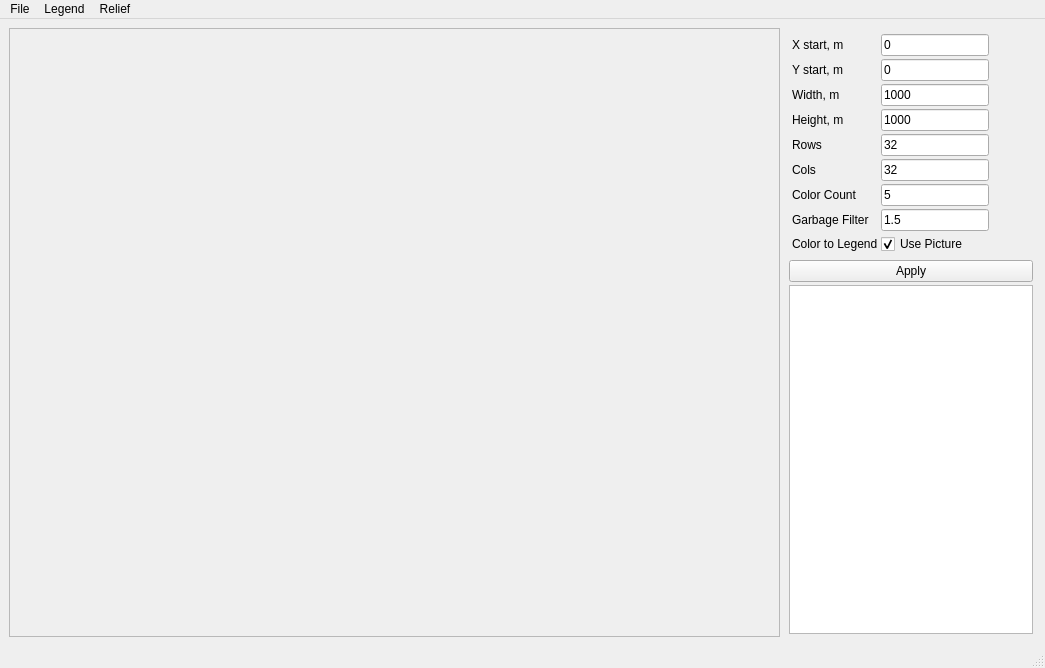
<?xml version="1.0" encoding="UTF-8"?>
<ui version="4.0">
 <class>FormRelief</class>
 <widget class="QMainWindow" name="FormRelief">
  <property name="geometry">
   <rect>
    <x>0</x>
    <y>0</y>
    <width>1045</width>
    <height>668</height>
   </rect>
  </property>
  <property name="windowTitle">
   <string>Relief Creator</string>
  </property>
  <widget class="QWidget" name="centralwidget">
   <layout class="QHBoxLayout" name="horizontalLayout">
    <item>
     <widget class="QScrollArea" name="scrollImageArea">
      <property name="minimumSize">
       <size>
        <width>500</width>
        <height>0</height>
       </size>
      </property>
      <property name="widgetResizable">
       <bool>false</bool>
      </property>
      <widget class="QWidget" name="scrollAreaWidgetContents">
       <property name="geometry">
        <rect>
         <x>0</x>
         <y>0</y>
         <width>598</width>
         <height>481</height>
        </rect>
       </property>
      </widget>
     </widget>
    </item>
    <item>
     <widget class="QWidget" name="widget" native="true">
      <property name="minimumSize">
       <size>
        <width>250</width>
        <height>0</height>
       </size>
      </property>
      <property name="maximumSize">
       <size>
        <width>250</width>
        <height>16777215</height>
       </size>
      </property>
      <layout class="QVBoxLayout" name="verticalLayout_2">
       <property name="spacing">
        <number>0</number>
       </property>
       <property name="leftMargin">
        <number>0</number>
       </property>
       <property name="topMargin">
        <number>0</number>
       </property>
       <property name="rightMargin">
        <number>0</number>
       </property>
       <property name="bottomMargin">
        <number>0</number>
       </property>
       <item>
        <layout class="QVBoxLayout" name="verticalLayout">
         <property name="spacing">
          <number>3</number>
         </property>
         <property name="sizeConstraint">
          <enum>QLayout::SetDefaultConstraint</enum>
         </property>
         <property name="leftMargin">
          <number>3</number>
         </property>
         <property name="topMargin">
          <number>3</number>
         </property>
         <property name="rightMargin">
          <number>3</number>
         </property>
         <property name="bottomMargin">
          <number>3</number>
         </property>
         <item>
          <layout class="QFormLayout" name="formLayout">
           <property name="sizeConstraint">
            <enum>QLayout::SetDefaultConstraint</enum>
           </property>
           <property name="fieldGrowthPolicy">
            <enum>QFormLayout::FieldsStayAtSizeHint</enum>
           </property>
           <property name="leftMargin">
            <number>3</number>
           </property>
           <property name="topMargin">
            <number>3</number>
           </property>
           <property name="rightMargin">
            <number>3</number>
           </property>
           <property name="bottomMargin">
            <number>3</number>
           </property>
           <item row="2" column="0">
            <widget class="QLabel" name="label">
             <property name="text">
              <string>Width, m</string>
             </property>
            </widget>
           </item>
           <item row="3" column="0">
            <widget class="QLabel" name="label_2">
             <property name="text">
              <string>Height, m</string>
             </property>
            </widget>
           </item>
           <item row="4" column="0">
            <widget class="QLabel" name="label_3">
             <property name="text">
              <string>Rows</string>
             </property>
            </widget>
           </item>
           <item row="5" column="0">
            <widget class="QLabel" name="label_4">
             <property name="text">
              <string>Cols</string>
             </property>
            </widget>
           </item>
           <item row="2" column="1">
            <widget class="QLineEdit" name="EditWidth">
             <property name="maximumSize">
              <size>
               <width>150</width>
               <height>16777215</height>
              </size>
             </property>
             <property name="text">
              <string>1000</string>
             </property>
            </widget>
           </item>
           <item row="3" column="1">
            <widget class="QLineEdit" name="EditHeight">
             <property name="maximumSize">
              <size>
               <width>150</width>
               <height>16777215</height>
              </size>
             </property>
             <property name="text">
              <string>1000</string>
             </property>
            </widget>
           </item>
           <item row="4" column="1">
            <widget class="QLineEdit" name="EditRowCount">
             <property name="maximumSize">
              <size>
               <width>150</width>
               <height>16777215</height>
              </size>
             </property>
             <property name="text">
              <string>32</string>
             </property>
            </widget>
           </item>
           <item row="5" column="1">
            <widget class="QLineEdit" name="EditColCount">
             <property name="maximumSize">
              <size>
               <width>150</width>
               <height>16777215</height>
              </size>
             </property>
             <property name="text">
              <string>32</string>
             </property>
            </widget>
           </item>
           <item row="6" column="1">
            <widget class="QLineEdit" name="EditColorCount">
             <property name="maximumSize">
              <size>
               <width>150</width>
               <height>16777215</height>
              </size>
             </property>
             <property name="text">
              <string>5</string>
             </property>
            </widget>
           </item>
           <item row="6" column="0">
            <widget class="QLabel" name="label_5">
             <property name="text">
              <string>Color Count</string>
             </property>
            </widget>
           </item>
           <item row="7" column="0">
            <widget class="QLabel" name="label_6">
             <property name="text">
              <string>Garbage Filter </string>
             </property>
            </widget>
           </item>
           <item row="7" column="1">
            <widget class="QLineEdit" name="EditGarbageFilter">
             <property name="text">
              <string>1.5</string>
             </property>
            </widget>
           </item>
           <item row="8" column="0">
            <widget class="QLabel" name="label_7">
             <property name="text">
              <string>Color to Legend</string>
             </property>
            </widget>
           </item>
           <item row="8" column="1">
            <widget class="QCheckBox" name="chbColorToLegend">
             <property name="text">
              <string>Use Picture</string>
             </property>
             <property name="checked">
              <bool>true</bool>
             </property>
            </widget>
           </item>
           <item row="0" column="0">
            <widget class="QLabel" name="label_8">
             <property name="text">
              <string>X start, m</string>
             </property>
            </widget>
           </item>
           <item row="1" column="0">
            <widget class="QLabel" name="label_9">
             <property name="text">
              <string>Y start, m</string>
             </property>
            </widget>
           </item>
           <item row="0" column="1">
            <widget class="QLineEdit" name="EditXStart">
             <property name="text">
              <string>0</string>
             </property>
            </widget>
           </item>
           <item row="1" column="1">
            <widget class="QLineEdit" name="EditYStart">
             <property name="text">
              <string>0</string>
             </property>
            </widget>
           </item>
          </layout>
         </item>
         <item>
          <widget class="QPushButton" name="btnApply">
           <property name="enabled">
            <bool>true</bool>
           </property>
           <property name="maximumSize">
            <size>
             <width>16777215</width>
             <height>16777215</height>
            </size>
           </property>
           <property name="text">
            <string>Apply</string>
           </property>
          </widget>
         </item>
         <item>
          <widget class="QTableWidget" name="tableColors">
           <property name="maximumSize">
            <size>
             <width>16777215</width>
             <height>16777215</height>
            </size>
           </property>
           <property name="selectionMode">
            <enum>QAbstractItemView::SingleSelection</enum>
           </property>
           <property name="selectionBehavior">
            <enum>QAbstractItemView::SelectRows</enum>
           </property>
           <attribute name="horizontalHeaderVisible">
            <bool>false</bool>
           </attribute>
           <attribute name="horizontalHeaderDefaultSectionSize">
            <number>90</number>
           </attribute>
           <attribute name="verticalHeaderVisible">
            <bool>false</bool>
           </attribute>
           <column>
            <property name="text">
             <string>Color</string>
            </property>
           </column>
           <column>
            <property name="text">
             <string>Z, m</string>
            </property>
           </column>
          </widget>
         </item>
        </layout>
       </item>
      </layout>
     </widget>
    </item>
   </layout>
  </widget>
  <widget class="QMenuBar" name="menubar">
   <property name="geometry">
    <rect>
     <x>0</x>
     <y>0</y>
     <width>1045</width>
     <height>21</height>
    </rect>
   </property>
   <widget class="QMenu" name="menuFile">
    <property name="title">
     <string>File</string>
    </property>
    <addaction name="actionFile_Open_Image"/>
    <addaction name="actionFile_Open_Relief"/>
    <addaction name="separator"/>
    <addaction name="actionFile_Save_Legend_As"/>
    <addaction name="actionFile_Load_Legend"/>
    <addaction name="separator"/>
    <addaction name="actionFile_Close"/>
   </widget>
   <widget class="QMenu" name="menuRelief">
    <property name="title">
     <string>Relief</string>
    </property>
    <addaction name="separator"/>
    <addaction name="actionRelief_Calc_Discrete_Img"/>
    <addaction name="separator"/>
    <addaction name="actionRelief_Calc_Relief_And_Save_As"/>
    <addaction name="actionRelief_Undo"/>
    <addaction name="actionRelief_Redo"/>
   </widget>
   <widget class="QMenu" name="menuLegend">
    <property name="title">
     <string>Legend</string>
    </property>
    <addaction name="actionLegend_Undo"/>
    <addaction name="actionLegend_Redo"/>
   </widget>
   <addaction name="menuFile"/>
   <addaction name="menuLegend"/>
   <addaction name="menuRelief"/>
  </widget>
  <widget class="QStatusBar" name="statusbar"/>
  <action name="actionFile_Open_Image">
   <property name="text">
    <string>Open Image...</string>
   </property>
   <property name="shortcut">
    <string>Ctrl+O</string>
   </property>
  </action>
  <action name="actionFile_Close">
   <property name="text">
    <string>Close</string>
   </property>
  </action>
  <action name="actionRelief_Calc_Discrete_Img">
   <property name="enabled">
    <bool>false</bool>
   </property>
   <property name="text">
    <string>Calc Discrete Img</string>
   </property>
   <property name="toolTip">
    <string>Calc Discrete Img</string>
   </property>
  </action>
  <action name="actionFile_Save_Legend_As">
   <property name="text">
    <string>Save Legend As...</string>
   </property>
  </action>
  <action name="actionFile_Load_Legend">
   <property name="text">
    <string>Load Legend</string>
   </property>
  </action>
  <action name="actionRelief_Calc_Relief_And_Save_As">
   <property name="enabled">
    <bool>false</bool>
   </property>
   <property name="text">
    <string>Calc Relief And Save As...</string>
   </property>
   <property name="toolTip">
    <string>Calc Relief And Save As...</string>
   </property>
  </action>
  <action name="actionFile_Open_Relief">
   <property name="text">
    <string>Open Relief...</string>
   </property>
   <property name="shortcut">
    <string>Ctrl+Shift+O</string>
   </property>
  </action>
  <action name="actionEdit_Undo">
   <property name="text">
    <string>Undo</string>
   </property>
   <property name="shortcut">
    <string>Ctrl+Z</string>
   </property>
  </action>
  <action name="actionEdit_Redo">
   <property name="text">
    <string>Redo</string>
   </property>
   <property name="shortcut">
    <string>Ctrl+Y</string>
   </property>
  </action>
  <action name="actionRelief_Undo">
   <property name="text">
    <string>Undo</string>
   </property>
  </action>
  <action name="actionRelief_Redo">
   <property name="enabled">
    <bool>false</bool>
   </property>
   <property name="text">
    <string>Redo</string>
   </property>
  </action>
  <action name="actionLegend_Undo">
   <property name="text">
    <string>Undo</string>
   </property>
  </action>
  <action name="actionLegend_Redo">
   <property name="enabled">
    <bool>false</bool>
   </property>
   <property name="text">
    <string>Redo</string>
   </property>
  </action>
 </widget>
 <resources/>
 <connections>
  <connection>
   <sender>tableColors</sender>
   <signal>itemDoubleClicked(QTableWidgetItem*)</signal>
   <receiver>FormRelief</receiver>
   <slot>SlotColorDblClicked(QTableWidgetItem*)</slot>
   <hints>
    <hint type="sourcelabel">
     <x>857</x>
     <y>441</y>
    </hint>
    <hint type="destinationlabel">
     <x>723</x>
     <y>643</y>
    </hint>
   </hints>
  </connection>
  <connection>
   <sender>tableColors</sender>
   <signal>cellPressed(int,int)</signal>
   <receiver>FormRelief</receiver>
   <slot>SlotColorCellPressed(int,int)</slot>
   <hints>
    <hint type="sourcelabel">
     <x>925</x>
     <y>439</y>
    </hint>
    <hint type="destinationlabel">
     <x>892</x>
     <y>644</y>
    </hint>
   </hints>
  </connection>
 </connections>
 <slots>
  <slot>SlotColorDblClicked(QTableWidgetItem*)</slot>
  <slot>SlotColorCellPressed(int,int)</slot>
 </slots>
</ui>
